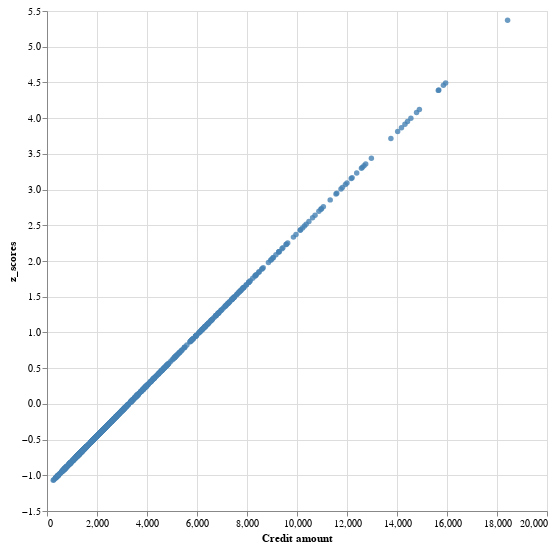

Notebook code cell kept with this figure:
### Code cell
import altair as alt
from google.colab import autoviz

def linked_scatter_plots(
    df, colname_pairs, color='steelblue', deselected_color='lightgray',
    opacity=0.8, deselected_opacity=0.4, width=500, height=500):
  interval = alt.selection_interval()
  scatter = (alt.Chart(df).mark_circle()
             .encode(
                 color=alt.condition(
                     interval, alt.value(color), alt.value(deselected_color)),
                 opacity=alt.condition(
                     interval, alt.value(opacity),
                     alt.value(deselected_opacity)))
             .properties(
                 selection=interval, width=width, height=height))
  return alt.hconcat(*[scatter.encode(x=x, y=y) for x, y in colname_pairs])

chart = linked_scatter_plots(df, *[[['Credit amount', 'z_scores']]], **{})
chart

### Figure 1 — Vega-Lite specification as saved in the notebook (floating-point values rounded to 4 significant figures; data arrays with more than 128 entries replaced by an {"elided": "..."} marker saying what was removed)
{"config": {"view": {"continuousWidth": 400, "continuousHeight": 300}}, "hconcat": [{"mark": "circle", "encoding": {"color": {"condition": {"value": "steelblue", "selection": "selector011"}, "value": "lightgray"}, "opacity": {"condition": {"value": 0.8, "selection": "selector011"}, "value": 0.4}, "x": {"field": "Credit amount", "type": "quantitative"}, "y": {"field": "z_scores", "type": "quantitative"}}, "height": 500, "selection": {"selector011": {"type": "interval"}}, "width": 500}], "data": {"name": "data-e2c6a153e441ce82ff1d8fbfa2c42c07"}, "$schema": "https://vega.github.io/schema/vega-lite/v4.17.0.json", "datasets": {"data-e2c6a153e441ce82ff1d8fbfa2c42c07": {"elided": "1000 records"}}}
